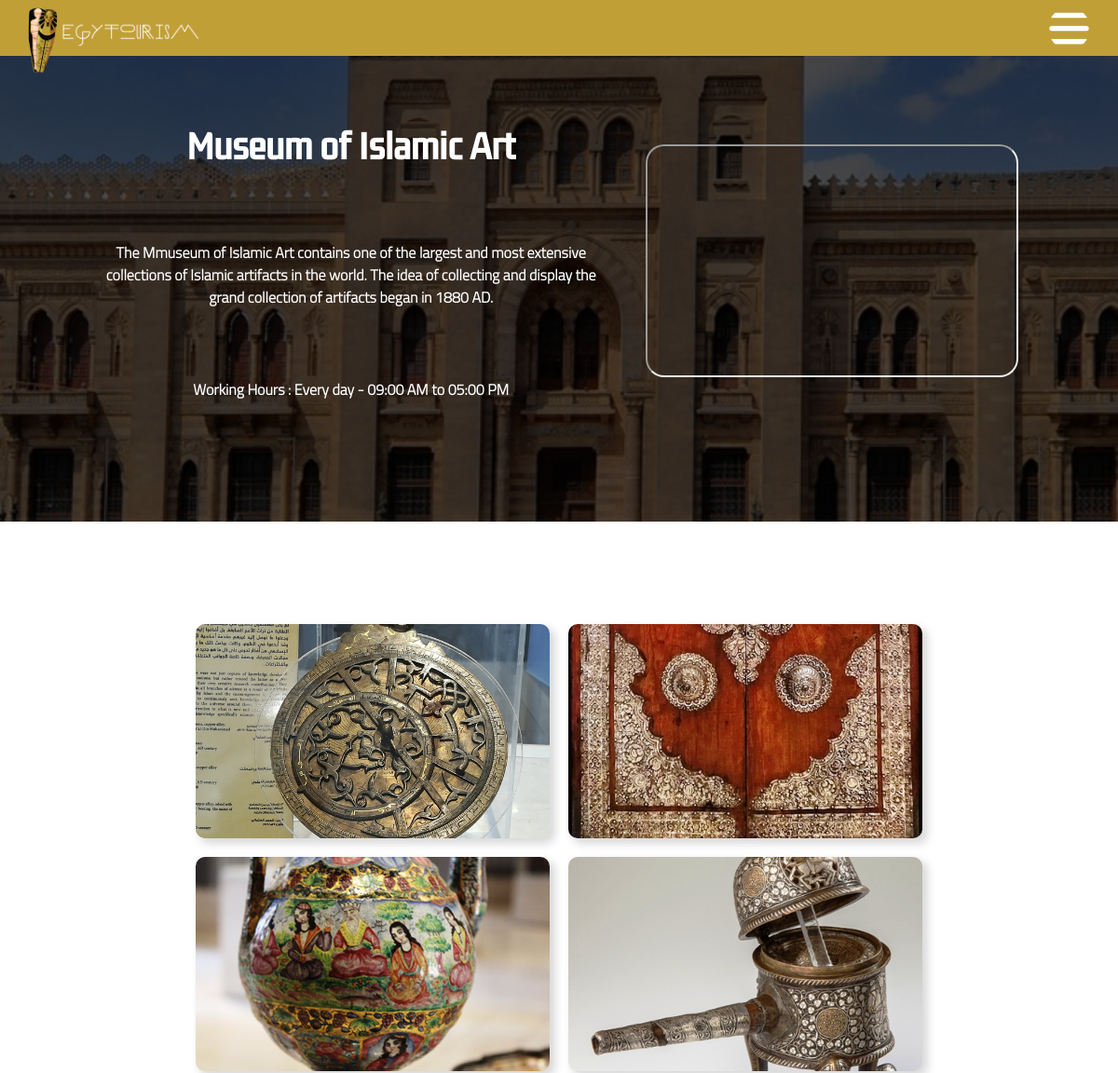
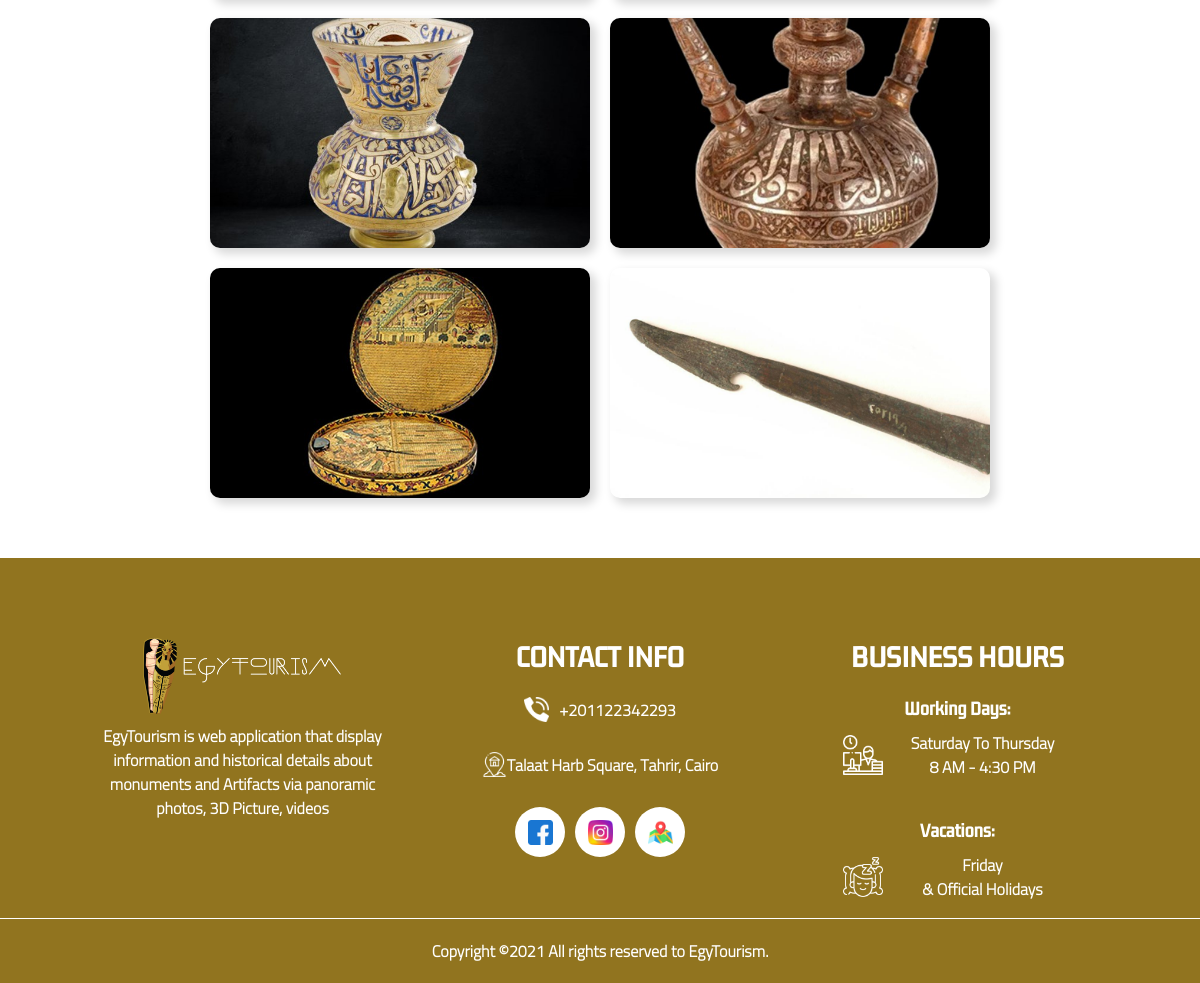
The page /category.php?museum=3 on the database its author committed (2 pictures, top to bottom).
### tables this page shows
CREATE TABLE `museums` (
  `m_id` int(10) NOT NULL,
  `m_name` varchar(255) NOT NULL,
  `about` varchar(255) NOT NULL,
  `work` varchar(255) NOT NULL,
  `location` longtext NOT NULL,
  `m_img` varchar(255) NOT NULL
);

CREATE TABLE `parts` (
  `id` int(50) NOT NULL,
  `name` varchar(100) NOT NULL,
  `about` longtext NOT NULL,
  `year` varchar(50) DEFAULT NULL,
  `era` varchar(50) DEFAULT NULL,
  `museum` varchar(50) DEFAULT NULL,
  `type` varchar(50) NOT NULL,
  `other` varchar(500) NOT NULL,
  `image` varchar(100) NOT NULL
);

### category.php (the view, shortened to what this page needs)
<?php
require('database.php');
$typee = $_GET['museum'];
    $ress = "SELECT * FROM `museums` WHERE `m_id` = '$typee'";
        $connn = mysqli_query($mysqli,$ress);
        $muse = mysqli_fetch_assoc($connn);
        $museName=$muse['m_name'];
?>
<!DOCTYPE html>
<html lang="en">
<head>
    <link rel="stylesheet" href="css/category.css">
    <link rel="stylesheet" href="css/nav.css">
    <link rel="stylesheet" href="css/fonts.css">
</head>
<body>
<?php
    include('nav.php') ;?>
    <section class="museum-data">
        <img src="<?php echo $muse['m_img'] ?>" alt="" class="museum-bg">
        <div class="museum-layer"></div>
        <div class="museum-text">
            <div class="text-right">
                <h1><?php echo $muse['m_name'] ?></h1>
                <p><?php echo $muse['about'] ?></p>
                <p>Working Hours : <?php echo $muse['work'] ?> </p>
            </div>
            <div class="text-left">
                <iframe src="<?php echo $muse['location'] ?>"></iframe>
            </div>
        </div>
    </section>
    <section class="page">
        <div class="container">
        <?php
            $res = "SELECT * FROM parts WHERE `museum` = '$museName'";
            $conn = mysqli_query($mysqli,$res);
        foreach($conn as $part){ ?>
            <a href="<?php echo 'part.php?id=' . $part['id'] ?>">
                <div class="parts" id="<?php echo htmlspecialchars($part['id']); ?>">
                    <img src="uimg/<?php echo $part['image'] ?>" class="bgg">
                </div>
            </a>
                <?php } ?>
        </div>
    </section>
    <?php include('footer.php') ?>
</body>
</html>

### css/category.css (style rules this page uses)
.museum-data { height: 70vh; width: 100%; background-color: dodgerblue; overflow:hidden; position: relative; display: flex; justify-content: center; align-items: center; }
.museum-bg { height: 100%; width: 100%; position: absolute; object-fit: cover; top: 0; left: 0; }
.museum-layer { background-color: rgba(0, 0, 0, 0.701); height: 100%; width: 100%; position: absolute; top: 0; left: 0; }
.museum-text { height: 80%; width: 90%; position: absolute; z-index: 5; display: flex; justify-content: space-evenly; align-items: center; flex-wrap: wrap; }
.text-right, .text-left { height: 100%; width: auto; max-width: 50%; color: white; display: flex; flex-direction: column; justify-content: space-evenly; align-items: center; text-align: center; }
.text-left iframe { width:400px; height:250px; border-radius: 20px; }
.text-right h1 { color: white; font-size: 35px; }
.page { height: auto; min-height: 100vh; width: 100%; display: flex; justify-content: center; align-items: flex-start; flex-wrap: wrap; }
.container { height: 100%; width: 90%; padding: 100px 0px 50px; display: flex; justify-content: center; align-items: flex-start; flex-wrap: wrap; }
.parts { height: 230px; width: 380px; margin: 10px; box-shadow: 5px 5px 10px 1px rgba(0, 0, 0, 0.153); position: relative; border-radius: 10px; overflow: hidden; }
.bgg { position: absolute; height: 100%; width: 100%; top: 0; left: 0; object-fit: cover; z-index: -1; }
a { text-decoration: none; }

### css/nav.css (style rules this page uses)
p, a, label, input, span { font-size: 16px; font-family: 'Cairo', sans-serif; line-height: 1.5; font-weight: 600; }
h1, h2, h3, h4, h5, h6 { font-family: 'Kdam Thmor Pro', sans-serif; }
* { padding: 0px; margin: 0px; box-sizing: border-box; scrollbar-color: transparent #c19f37; }

### rows shown on the page
museums: m_img (picture), m_name "Museum of Islamic Art", about "The Mmuseum of Islamic Art contains one of the largest and most extensive collections of Islamic artifacts in the world. The idea of collecting and display the grand collection of artifacts began in 1880 AD.", work "Every day - 09:00 AM to 05:00 PM"
parts: image (picture)
parts: image (picture)
parts: image (picture)
parts: image (picture)
parts: image (picture)
parts: image (picture)
parts: image (picture)
parts: image (picture)
